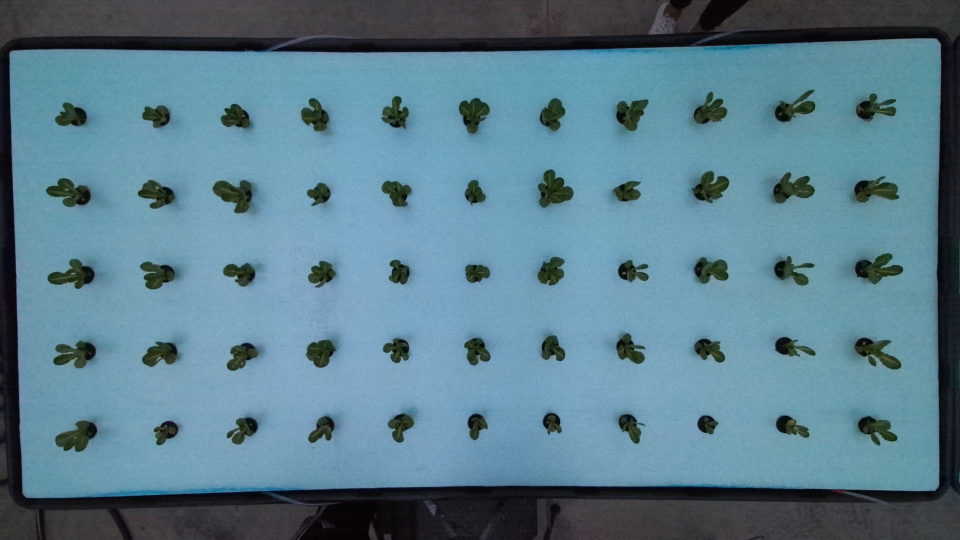
#> input picture image_processing/GH13_JC01/rgb_imgs/tray_1/raw_images/T01_GH13_JC01_Feb-02-2023_0732_rgb.jpg, 1920 x 1080 px, found by its file name (shown at 1/2 size); its folder holds 4 pictures in this run
$ python Find_LAB.py
#> lines starting #> are read from the running program, lines starting #| are printed output that depends on the picture
# finding hsv range of target object(pen)
import cv2
import numpy as np
import time
import glob
from os import chdir,remove,mkdir

# A required callback method that goes into the trackbar function.
def nothing(x):
    pass

#Options
mypath = r"C:/Users/jcard/OneDrive - University of Georgia/kinect_imaging/GH13_JC01/rgb_imgs/tray_1/raw_images/" #r"C:\Users\klimesp\Dropbox\Programovani\Python\Seed counter"
#
mypath = mypath if mypath[-1] == "/" else mypath + "/"
chdir(mypath)

#files = [file for file in glob.glob("*.png")]
files = [file for file in glob.glob("*.jpg")]

l_l, l_a, l_b, u_l, u_a, u_b = 0,0,0,255,255,255
for id, file in enumerate (files):
    if 1==1:# file[0:2] == "24":
        img = cv2.imread(mypath+file)                  # open a file
#> img is the input picture: shape (1080, 1920, 3); mean B, G, R 141.5, 125.4, 90.4
        #img = cv2.resize(img,(1000,1000))
        #print(img.shape)
        if img.shape[0] < img.shape[1]:
            img = cv2.rotate(img, cv2.cv2.ROTATE_90_COUNTERCLOCKWISE)
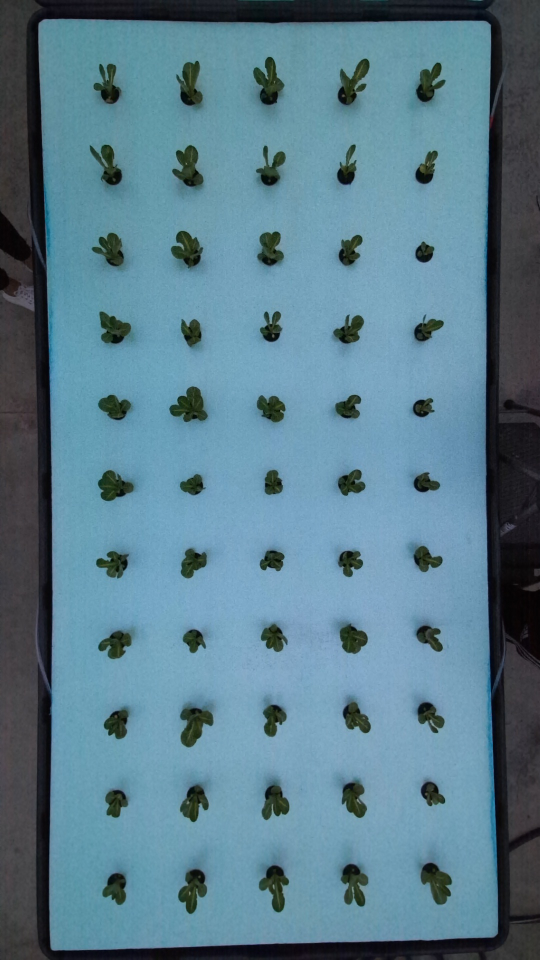
#> img: shape (1920, 1080, 3) (shown at 1/2 size); mean B, G, R 141.5, 125.4, 90.4
        cap = img
        frame = cap


        # Create a window named trackbars.
        cv2.namedWindow("Trackbars")

        # Now create 6 trackbars that will control the lower and upper range of
        # H,S and V channels. The Arguments are like this: Name of trackbar,
        # window name, range,callback function. For Hue the range is 0-179 and
        # for S,V its 0-255.
        cv2.createTrackbar("L - L", "Trackbars", l_l, 179, nothing)
        cv2.createTrackbar("L - A", "Trackbars", l_a, 255, nothing)
        cv2.createTrackbar("L - B", "Trackbars", l_b, 255, nothing)
        cv2.createTrackbar("U - L", "Trackbars", u_l, 179, nothing)
        cv2.createTrackbar("U - A", "Trackbars", u_a, 255, nothing)
        cv2.createTrackbar("U - B", "Trackbars", u_b, 255, nothing)


        while True:


            # Convert the BGR image to HSV image.
            lab = cv2.cvtColor(cap, cv2.COLOR_BGR2LAB)
#> lab: shape (1920, 1080, 3); mean of channels 0, 1, 2 127.1, 120.4, 115.9

            # Get the new values of the trackbar in real time as the user changes
            # them
            l_l = cv2.getTrackbarPos("L - L", "Trackbars")
            l_a = cv2.getTrackbarPos("L - A", "Trackbars")
            l_b = cv2.getTrackbarPos("L - B", "Trackbars")
            u_l = cv2.getTrackbarPos("U - L", "Trackbars")
            u_a = cv2.getTrackbarPos("U - A", "Trackbars")
            u_b = cv2.getTrackbarPos("U - B", "Trackbars")

            # Set the lower and upper HSV range according to the value selected
            # by the trackbar
            lower_range = np.array([l_l, l_a, l_b])
            upper_range = np.array([u_l, u_a, u_b])

            # Filter the image and get the binary mask, where white represents
            # your target color
            mask = cv2.inRange(lab, lower_range, upper_range)
#> mask: shape (1920, 1080); every value is 255

            # You can also visualize the real part of the target color (Optional)
            res = cv2.bitwise_and(frame, frame, mask=mask)

            # Converting the binary mask to 3 channel image, this is just so
            # we can stack it with the others
            mask_3 = cv2.cvtColor(mask, cv2.COLOR_GRAY2BGR)
#> mask_3: shape (1920, 1080, 3); every value is 255

            # stack the mask, orginal frame and the filtered result
            stacked = np.hstack((mask_3, frame, res))
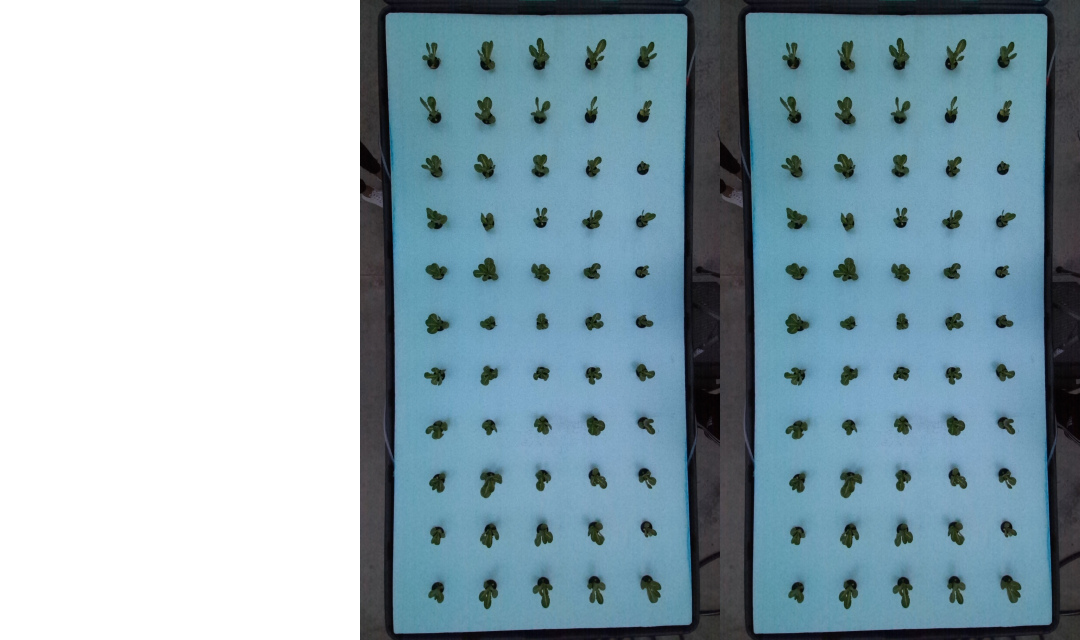
#> stacked: shape (1920, 3240, 3) (shown at 1/3 size); mean B, G, R 179.4, 168.6, 145.3

            # Show this stacked frame at 40% of the size.
            cv2.imshow('Trackbars', cv2.resize(stacked, None, fx=0.3, fy=0.3))
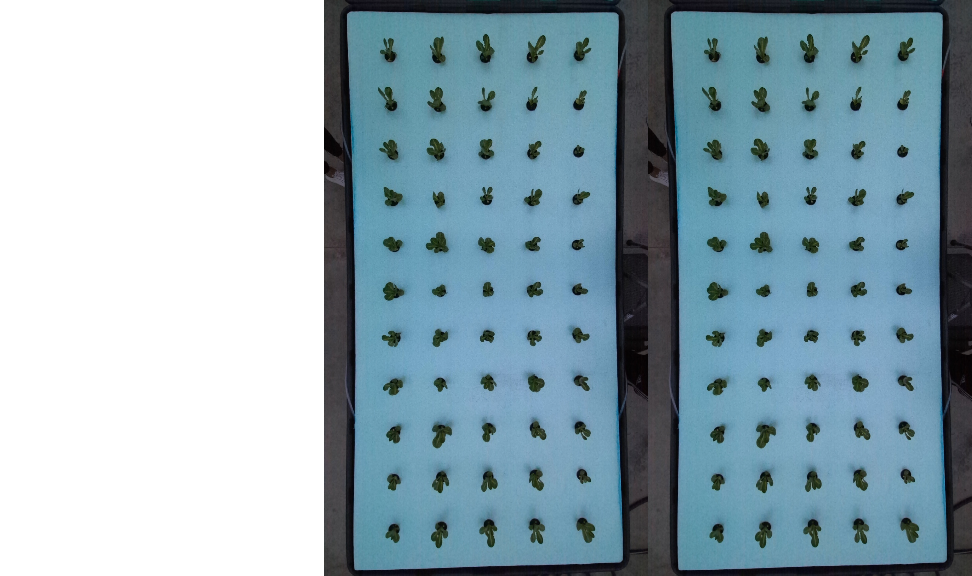
#> window 'Trackbars': shape (576, 972, 3); mean B, G, R 179.3, 168.6, 145.2

            # If the user presses ESC then exit the program
            key = cv2.waitKey(1)
#> (key Esc is pressed here)
            if key == 27:
                break

            # If the user presses `s` then print this array.
            if key == ord('s'):
                thearray = [[l_l, l_a, l_b], [u_l, u_a, u_b]]
                print(thearray)

                # Also save this array as penval.npy
                #np.save('hsv_value', thearray)
                break


        # Release the camera & destroy the windows.
        cv2.destroyAllWindows()
#> pass 2 of the loop `for id, file in enumerate (files):`:
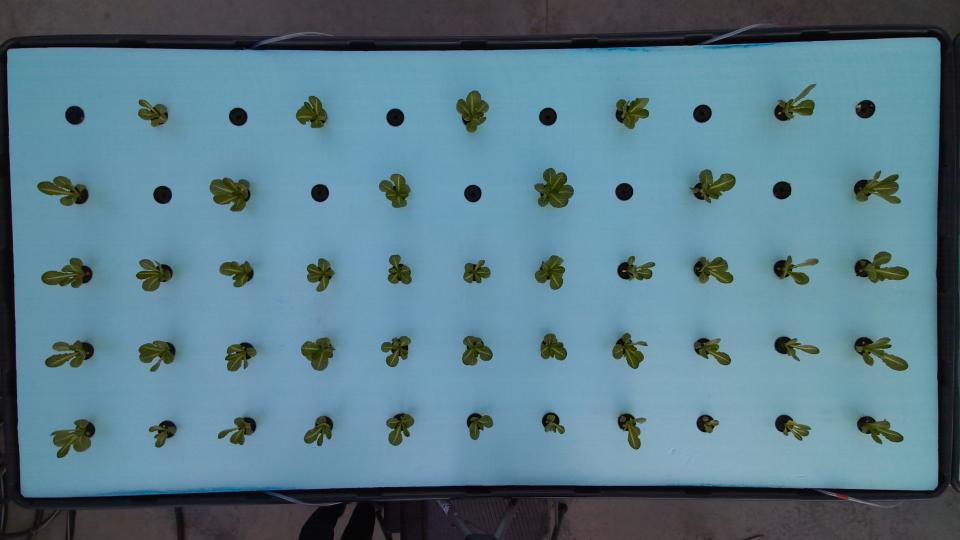
#> input picture image_processing/GH13_JC01/rgb_imgs/tray_1/raw_images/T01_GH13_JC01_Feb-03-2023_1749_rgb.jpg, 1920 x 1080 px, found by its file name (shown at 1/2 size)
#> img is the input picture: shape (1080, 1920, 3); mean B, G, R 138.3, 124, 90
#> `img = cv2.rotate(img, cv2.cv2.ROTATE_90_COUNTERCLOCKWISE)`:
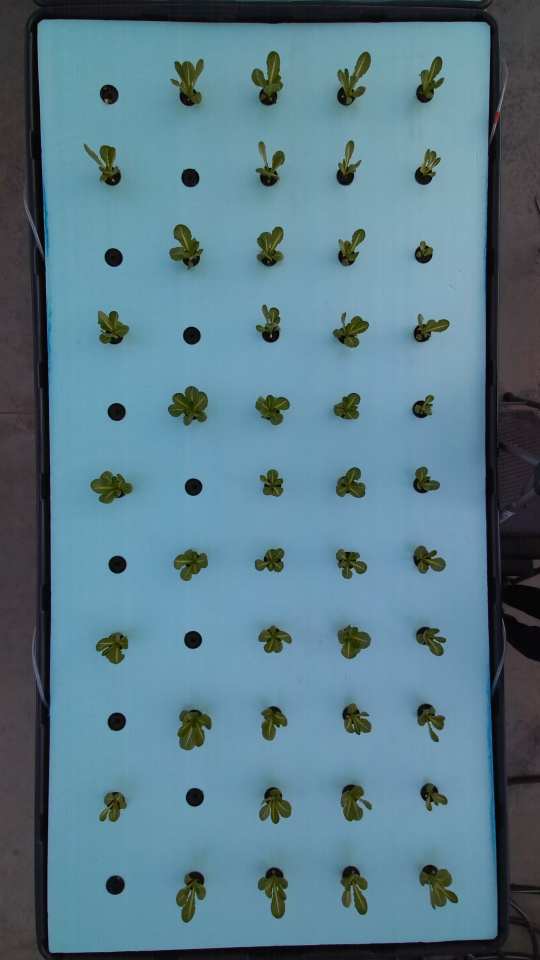
#> img: shape (1920, 1080, 3) (shown at 1/2 size); mean B, G, R 138.3, 124, 90
#> lab: shape (1920, 1080, 3); mean of channels 0, 1, 2 125.9, 120.5, 117
#> `cv2.imshow('Trackbars', cv2.resize(stacked, None, fx=0.3, fy=0.3))`:
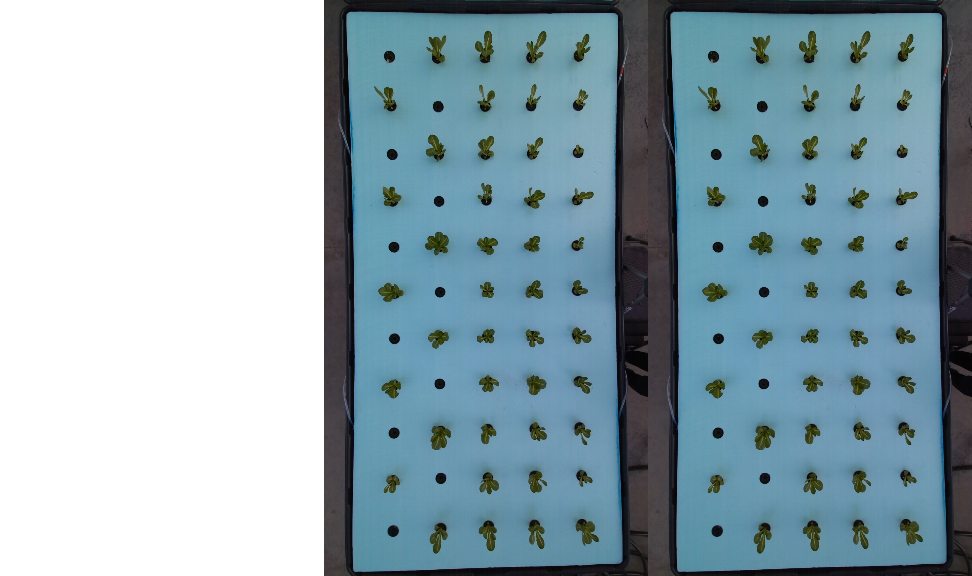
#> window 'Trackbars': shape (576, 972, 3); mean B, G, R 177.2, 167.6, 145
#> (key Enter is pressed here)
#> pass 3 of the loop `for id, file in enumerate (files):`:
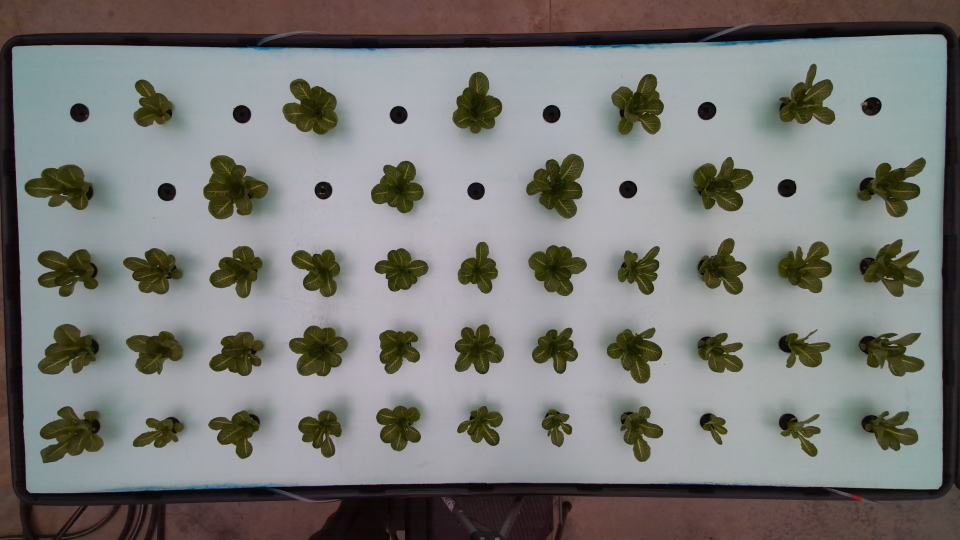
#> input picture image_processing/GH13_JC01/rgb_imgs/tray_1/raw_images/T01_GH13_JC01_Feb-09-2023_1310_rgb.jpg, 1920 x 1080 px, found by its file name (shown at 1/2 size)
#> img is the input picture: shape (1080, 1920, 3); mean B, G, R 119.4, 122.3, 122.2
#> `img = cv2.rotate(img, cv2.cv2.ROTATE_90_COUNTERCLOCKWISE)`:
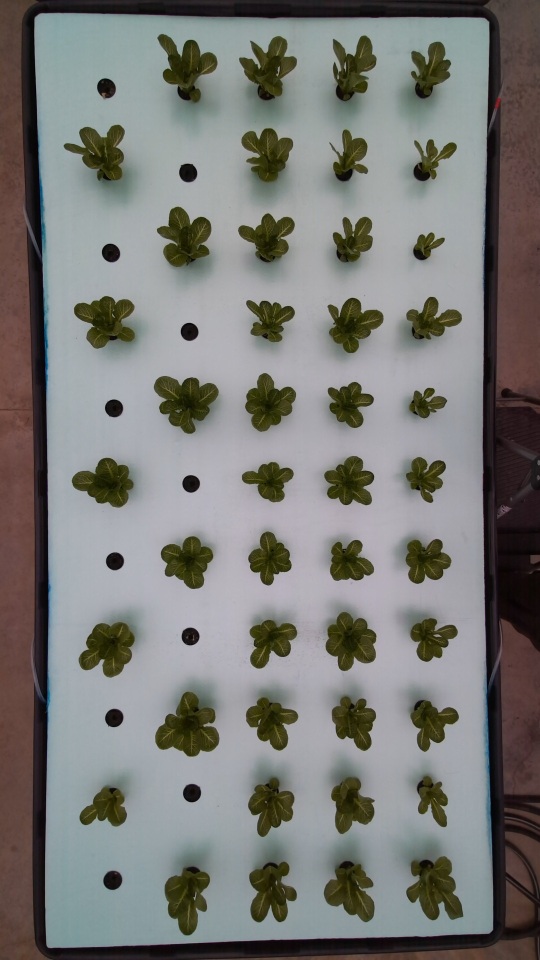
#> img: shape (1920, 1080, 3) (shown at 1/2 size); mean B, G, R 119.4, 122.3, 122.2
#> lab: shape (1920, 1080, 3); mean of channels 0, 1, 2 128.4, 127.9, 130.1
#> `cv2.imshow('Trackbars', cv2.resize(stacked, None, fx=0.3, fy=0.3))`:
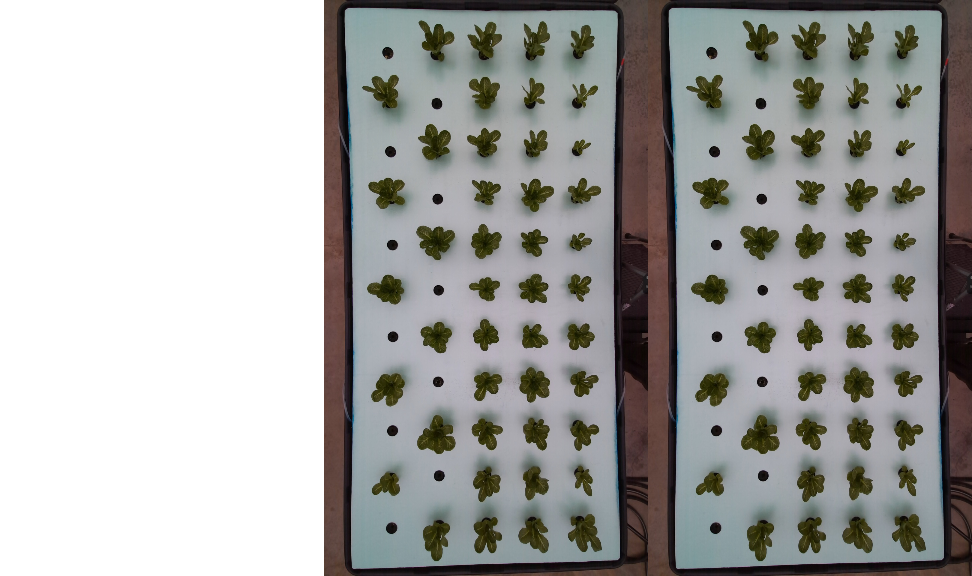
#> window 'Trackbars': shape (576, 972, 3); mean B, G, R 164.5, 166.5, 166.5
#> the loop made 4 passes; the first 3 are shown
